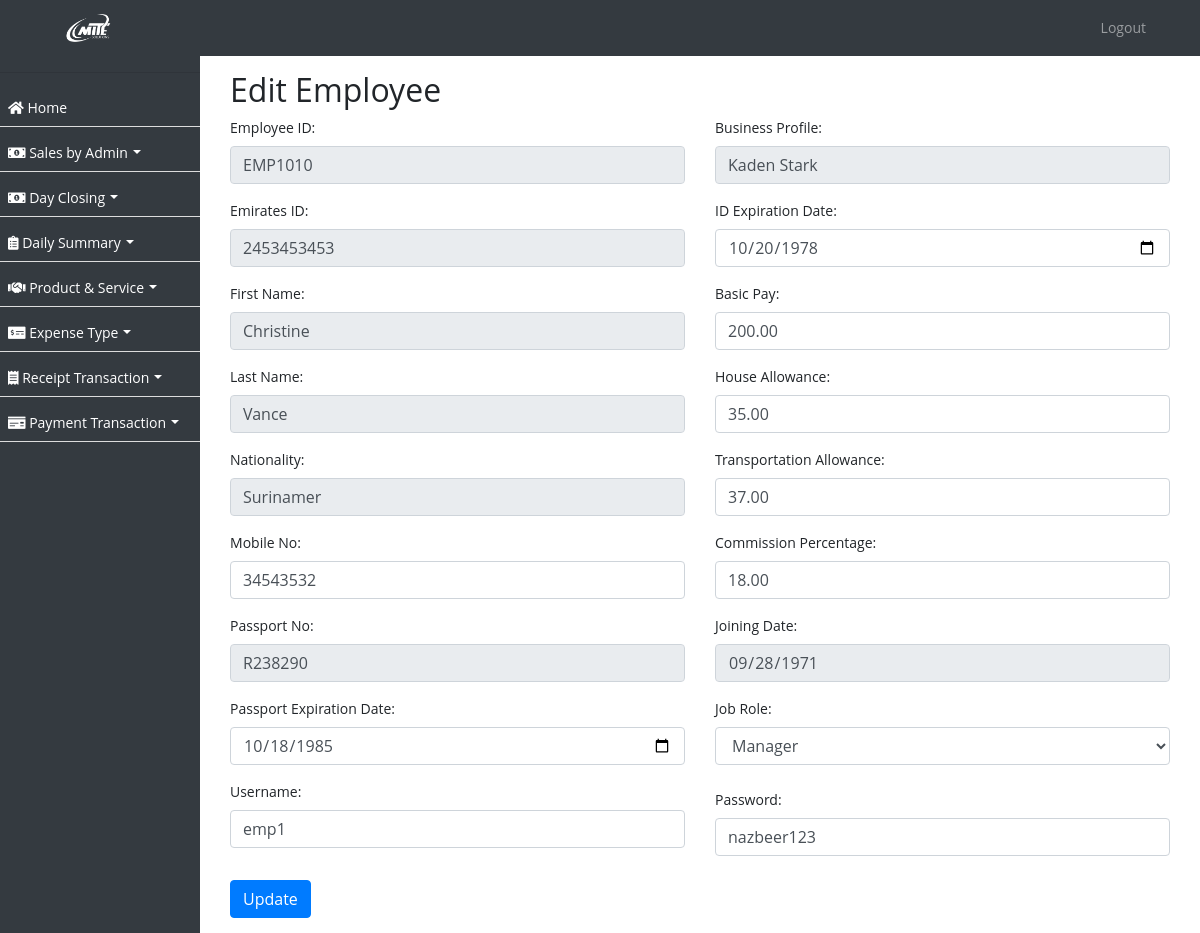
/employees/4/edit/, run on the app's committed database.
### ezshopapp/models.py (models this page shows, shortened)
class Employee(models.Model):
    employee_id = models.CharField(max_length=10, unique=True)
    username = models.CharField(max_length=50, null=True)
    password = models.CharField(max_length=50, null=True)
    business_profile = models.CharField(max_length=255, null=True)
    business_profile_id = models.IntegerField(null=True)
    first_name = models.CharField(max_length=255)
    second_name = models.CharField(max_length=255)
    nationality = models.CharField(max_length=255)
    mobile_no = models.CharField(max_length=20, blank=True, null=True)
    passport_no = models.CharField(max_length=20, unique=True)
    passport_expiration_date = models.DateField()
    emirates_id = models.CharField(max_length=20, unique=True)
    id_expiration_date = models.DateField()
    basic_pay = models.DecimalField(max_digits=10, decimal_places=2)
    house_allowance = models.DecimalField(max_digits=10, decimal_places=2, default=0)
    transportation_allowance = models.DecimalField(max_digits=10, decimal_places=2, default=0)
    commission_percentage = models.DecimalField(max_digits=5, decimal_places=2, default=0, validators=[MinValueValidator(0)])
    joining_date = models.DateField()
    job_role = models.ForeignKey(Role, on_delete=models.SET_NULL, null=True)
    is_employee = models.BooleanField(default=True)
    created_on = models.DateTimeField(auto_now_add=True, null=True)

### ezshopapp/views.py (the view)
# urls.py: path('employees/<int:pk>/edit/', employee_edit, name='employee_edit'),
def employee_edit(request, pk):
    employee = get_object_or_404(Employee, pk=pk)
    if request.method == 'POST':
        form = EmployeeForm(request.POST, instance=employee)
        if form.is_valid():
            form.save()
            return redirect('employee_list')
    else:
        form = EmployeeForm(instance=employee)
    return render(request, 'employee_edit.html', {'form': form})

### ezshopapp/forms.py (shortened to what this page needs)
class EmployeeForm(forms.ModelForm):
    class Meta:
        model = Employee
        fields = '__all__'

### ezshopapp/models.py (called while the page is built)
    def __str__(self):
        return self.name

### ezshopapp/templates/employee_edit.html (shortened to what this page needs)
{% extends 'base.html' %}
{% block content %}
  <div class="container">
    <h2>Edit Employee</h2>
    <form method="post">
      <div class="row">
      <div class="col-md-6">
      <div class="form-group">
        <label for="employee_id">Employee ID:</label>
        <input type="text" id="employee_id" name="employee_id" value="{{ form.employee_id.value }}" class="form-control" readonly>
      </div>
      <div class="form-group">
        <label for="emirates_id">Emirates ID:</label>
        <input type="text" id="emirates_id" name="emirates_id" value="{{ form.emirates_id.value }}" class="form-control" readonly>
      </div>
      <div class="form-group">
        <label for="first_name">First Name:</label>
        <input type="text" id="first_name" name="first_name" value="{{ form.first_name.value }}" class="form-control" readonly>
      </div>
      <div class="form-group">
        <label for="second_name">Last Name:</label>
        <input type="text" id="second_name" name="second_name" value="{{ form.second_name.value }}" class="form-control" readonly>
      </div>
      <div class="form-group">
        <label for="nationality">Nationality:</label>
        <input type="text" id="nationality" name="nationality" value="{{ form.nationality.value }}" class="form-control" readonly>
      </div>
      <div class="form-group">
        <label for="mobile_no">Mobile No:</label>
        <input type="text" id="mobile_no" name="mobile_no" value="{{ form.mobile_no.value }}" class="form-control">
      </div>
      <div class="form-group">
        <label for="passport_no">Passport No:</label>
        <input type="text" id="passport_no" name="passport_no" value="{{ form.passport_no.value }}" class="form-control" readonly>
      </div>
      <div class="form-group">
        <label for="passport_expiration_date">Passport Expiration Date:</label>
        <input type="date" id="passport_expiration_date" name="passport_expiration_date" value="{{ form.passport_expiration_date.value|date:'Y-m-d' }}" class="form-control" >
      </div>
      <div class="form-group">
        <label for="username">Username:</label>
        {{ form.username }}
    </div>
    </div>
    <div class="col-md-6">
      <div class="form-group">
        <label for="business_profile">Business Profile:</label>
        <input type="text" id="business_profile" name="business_profile" value="{{ form.business_profile.value }}" class="form-control" readonly>
      </div>
      <div class="form-group">
        <label for="id_expiration_date">ID Expiration Date:</label>
        <input type="date" id="id_expiration_date" name="id_expiration_date" value="{{ form.id_expiration_date.value|date:'Y-m-d' }}" class="form-control" >
      </div>
      <div class="form-group">
        <label for="basic_pay">Basic Pay:</label>
        <input type="text" id="basic_pay" name="basic_pay" value="{{ form.basic_pay.value }}" class="form-control" >
      </div>
      <div class="form-group">
        <label for="house_allowance">House Allowance:</label>
        <input type="text" id="house_allowance" name="house_allowance" value="{{ form.house_allowance.value }}" class="form-control" >
      </div>
      <div class="form-group">
        <label for="transportation_allowance">Transportation Allowance:</label>
        <input type="text" id="transportation_allowance" name="transportation_allowance" value="{{ form.transportation_allowance.value }}" class="form-control" >
      </div>
      <div class="form-group">
        <label for="commission_percentage">Commission Percentage:</label>
        <input type="text" id="commission_percentage" name="commission_percentage" value="{{ form.commission_percentage.value }}" class="form-control" >
      </div>
      <div class="form-group">
        <label for="joining_date">Joining Date:</label>
        <input type="date" id="joining_date" name="joining_date" value="{{ form.joining_date.value|date:'Y-m-d' }}" class="form-control" readonly>
      </div>
      <div class="form-group">
        <label for="job_role">Job Role:</label>
        {{ form.job_role }}
      </div>
    <div class="form-group">
        <label for="password">Password:</label>
        {{ form.password }}
    </div>
    </div>
  </div>
      <button type="submit" class="btn btn-primary">Update</button>
    </form>
  </div>
{% endblock %}

### ezshopapp/templates/base.html (style rules this page uses)
body, p, h1, h2, h3, h4, h5, h6, a, li, label, input, div, span, small { font-family: "Open Sans", sans-serif !important; }
button:focus, button { outline: none !important; border: none; }
body, p, a, li, li>a { font-size:14px !important; }
body { padding-top: 56px; background-color: #ffffff !important; }
.form-control { line-height: 1.25 !important; }
.btn-primary { --bs-btn-color: #fff; --bs-btn-bg: #00B69B; --bs-btn-border-color: #00B69B; --bs-btn-hover-color: #000; --bs-btn-hover-bg: #26c1aa; --bs-btn-hover-border-color: #1abda5; --bs-btn-focus-shadow-rgb: 0, 155, 132; --bs-btn-active-color: #000; --bs-btn-active-bg: #33c5af; --bs-btn-active-border-color: #1abda5; --bs-btn-active-shadow: inset 0 3px 5px rgba(0, 0, 0, 0.125); --bs-btn-disabled-color: #000; --bs-btn-disabled-bg: #00B69B; --bs-btn-disabled-border-color: #00B69B; }
input, select { width: 100%; padding: 0.375rem 0.75rem; margin-bottom: 0.5rem; font-size: 1rem; line-height: 1.5; color: #495057; background-color: #fff; background-clip: padding-box; border: 1px solid #ced4da; border-radius: 0.25rem; transition: border-color 0.15s ease-in-out, box-shadow 0.15s ease-in-out; }

### data on the page
Employee: employee_id "EMP1010", emirates_id "2453453453", first_name "Christine", second_name "Vance", nationality "Surinamer", mobile_no "34543532", passport_no "R238290", passport_expiration_date "10/18/1985", username "emp1", business_profile "Kaden Stark", id_expiration_date "10/20/1978", basic_pay "200.00", house_allowance "35.00", transportation_allowance "37.00", commission_percentage "18.00", joining_date "09/28/1971", job_role "Manager", password "nazbeer123"
